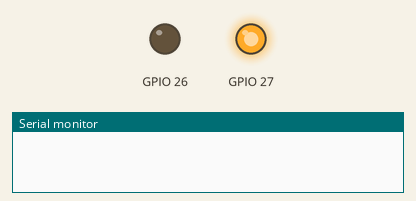
The sketch below on a simulated ESP32. Shown: output pins drawn as LEDs (lit = HIGH), the last lines printed to the serial monitor. WiFi joins after 1.5 s; servers stay silent unless stated.

Above: at 0.1 s.
At 1.6 s:
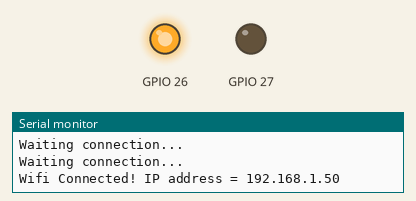
Timing chart, 0 to 3.1 s (numbered marks = the images above):
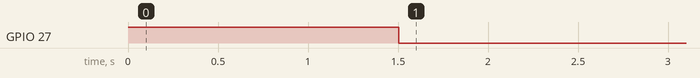

The sketch:

camsenseX1_ESP32UDP_Stream.ino
```cpp
#include "BluetoothSerial.h"
#include "HardwareSerial.h"
#include <WiFi.h>
#include <WiFiUdp.h>

#include <vector>
#include <algorithm>

BluetoothSerial SerialBT;
HardwareSerial Serialpin(2);
const char ssid[] = "***"; // SSID
const char pass[] = "***";  // password

static WiFiUDP wifiUdp;
static const char *kRemoteIpadr = "192.168.0.107";
static const int kRmoteUdpPort = 9000; //送信先のポート

typedef struct{
  bool isFound;
  int begin;
  int end;
}FonudPacketFormat;

static void WiFi_setup()
{
  static const int kLocalPort = 7000;  //自身のポート

  WiFi.begin(ssid, pass);
  while( WiFi.status() != WL_CONNECTED) {
    delay(500);
    Serial.println("Waiting connection...");
  }
  Serial.print("Wifi Connected! IP address = ");
  digitalWrite(26,HIGH);
  digitalWrite(27,LOW);
  Serial.println(WiFi.localIP().toString());
  wifiUdp.begin(kLocalPort);
}


void setup() {
  pinMode(26,OUTPUT);
  pinMode(27,OUTPUT);
  digitalWrite(27,HIGH);
  digitalWrite(26,LOW);

  Serialpin.begin(115200);
  Serial.begin(115200);
  WiFi_setup();
}

void loop() {
  static std::vector<char> judgestr;
  static std::vector<char> sendstr;

  String getstr = Serialpin.readStringUntil(0x55);
  if(getstr.length() > 34){
    if(*(getstr.begin())==0xAA && *(getstr.begin()+1)==0x03 && *(getstr.begin()+2)==0x08){
      std::string sendString(getstr.begin()+3, getstr.end());
      wifiUdp.beginPacket(kRemoteIpadr, kRmoteUdpPort);
      wifiUdp.print(sendString.c_str());
      // Serial.println(sendString.c_str());
      wifiUdp.endPacket();

    }
  }
  delay(1); //これ入れないとすぐリセットかかる(ESPのRTOS？？)

}
```
